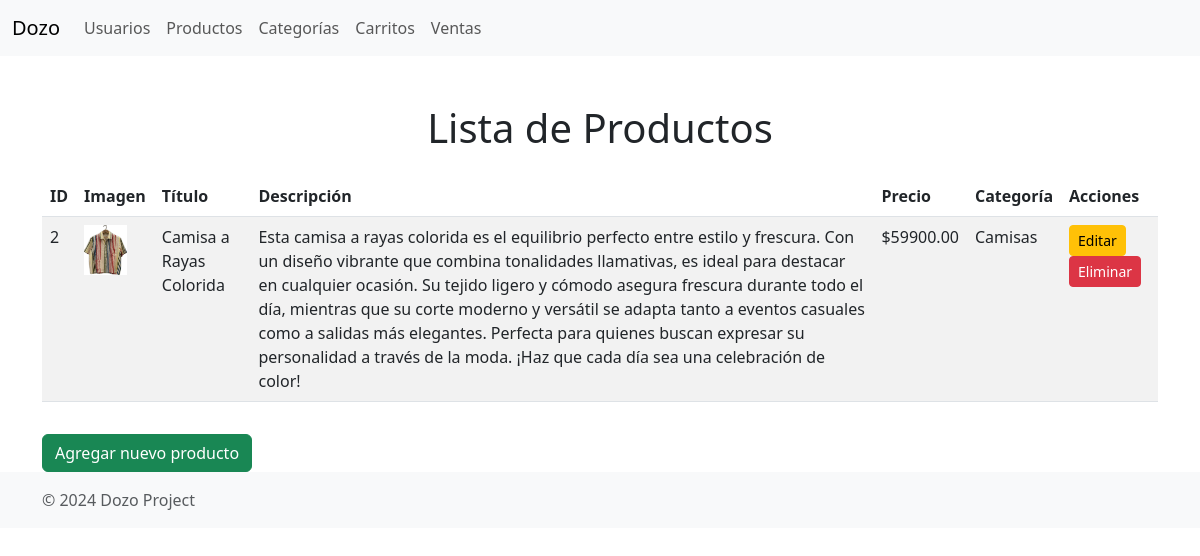
/productos/, run on the app's committed database.
### Dozo/models.py (models this page shows, shortened)
class Producto(models.Model):
    TALLA_CHOICES = [
        ('S', 'S'),
        ('M', 'M'),
        ('L', 'L'),
        ('XL', 'XL'),
    ]
    imagen = models.ImageField(upload_to='Dozo/images/',null=True,default='entrevista_cambot_trabajo_remoto.png')
    titulo = models.CharField(max_length=200)
    descripcion = models.TextField()
    talla = models.CharField(max_length=2, choices=TALLA_CHOICES)
    precio = models.DecimalField(max_digits=10, decimal_places=2)
    categoria = models.ForeignKey('Categoria', on_delete=models.CASCADE, null=True, blank=True)
    estado = models.BooleanField(default=True)  # Activo o inactivo

class Categoria(models.Model):
    nombre = models.CharField(max_length=100)

### Dozo/views.py (the view)
# urls.py: path('productos/', views.mostrar_producto, name='mostrar_producto'),
def mostrar_producto(request):
    productos = Producto.objects.all()
    return render(request, 'productos/producto_list.html', {
        'productos': productos
    })

### Dozo/templates/productos/producto_list.html (shortened to what this page needs)
<!DOCTYPE html>
<html lang="en">
<head>
    <link href="https://cdn.jsdelivr.net/npm/bootstrap@5.3.0/dist/css/bootstrap.min.css" rel="stylesheet">
</head>
<body>
    <nav class="navbar navbar-expand-lg navbar-light bg-light">
        <div class="container-fluid">
            <a class="navbar-brand" href="#">Dozo</a>
            <div class="collapse navbar-collapse" id="navbarNav">
                <ul class="navbar-nav">
                    <li class="nav-item">
                        <a class="nav-link" href="/users/">Usuarios</a>
                    </li>
                    <li class="nav-item">
                        <a class="nav-link" href="/productos/">Productos</a>
                    </li>
                    <li class="nav-item">
                        <a class="nav-link" href="/categorias/">Categorías</a>
                    </li>
                    <li class="nav-item">
                        <a class="nav-link" href="/carritos/">Carritos</a>
                    </li>
                    <li class="nav-item">
                        <a class="nav-link" href="/ventas/">Ventas</a>
                    </li>
                </ul>
            </div>
        </div>
    </nav>
    <div class="container mt-5">
        <h1 class="text-center">Lista de Productos</h1>
        <table class="table table-striped mt-4">
            <thead>
                <tr>
                    <th>ID</th>
                    <th>Imagen</th>
                    <th>Título</th>
                    <th>Descripción</th>
                    <th>Precio</th>
                    <th>Categoría</th>
                    <th>Acciones</th>
                </tr>
            </thead>
            <tbody>
                {% for producto in productos %}
                <tr>
                    <td>{{ producto.id }}</td>
                    <td><img src="{{ producto.imagen.url }}" alt="{{ producto.titulo }}" style="max-height: 50px;"></td>
                    <td>{{ producto.titulo }}</td>
                    <td>{{ producto.descripcion }}</td>
                    <td>${{ producto.precio }}</td>
                    <td>{{ producto.categoria.nombre }}</td>
                    <td>
                        <a href="/productos/editar/{{ producto.id }}/" class="btn btn-sm btn-warning">Editar</a>
                        <a href="/productos/eliminar/{{ producto.id }}/" class="btn btn-sm btn-danger">Eliminar</a>
                    </td>
                </tr>
                {% endfor %}
            </tbody>
        </table>
        <a href="/productos/nuevo/" class="btn btn-success mt-3">Agregar nuevo producto</a>
    </div>
    <footer class="footer mt-auto py-3 bg-light">
        <div class="container">
            <span class="text-muted">&copy; 2024 Dozo Project</span>
        </div>
    </footer>
</body>
</html>

### data on the page
Producto: id "2", imagen (picture), titulo "Camisa a Rayas Colorida", descripcion "Esta camisa a rayas colorida es el equilibrio perfecto entre estilo y frescura. Con un diseño vibrante que combina tonalidades llamativas, es ideal para destacar en cualquier ocasión. Su tejido ligero y cómodo asegura frescura durante todo el día, mientras que su corte moderno y versátil se adapta tanto a eventos casuales como a salidas más elegantes. Perfecta para quienes buscan expresar su personalidad a través de la moda. ¡Haz que cada día sea una celebración de color!", precio "59900.00", categoria.nombre "Camisas"
